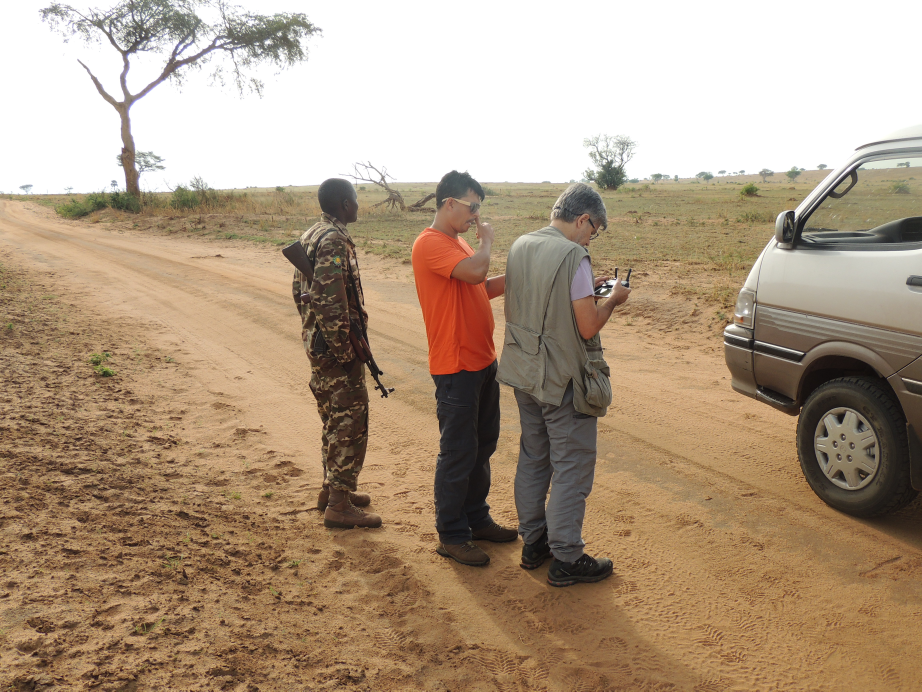
#> input picture Website fotos/What we do/Crew NP 5.JPG, 4608 x 3456 px, found by its file name (shown at 1/5 size); its folder holds only this picture in this run
$ python optimize_images.py
#> lines starting #> are read from the running program, lines starting #| are printed output that depends on the picture
import os
import json
from PIL import Image

def get_categories(filename):
    name = filename.lower()
    cats = []

    # Match keywords to categorize images
    if any(k in name for k in ['rhino', 'lion', 'elephant', 'chimp', 'giraffe']):
        cats.append('Wildlife')
    if any(k in name for k in ['drone', 'img_20170317', 'img_20180314', 'img_20180321']):
        cats.append('Drone')
    if any(k in name for k in ['landscape', 'hoima', 'dsc_6663', 'img_2016']):
        cats.append('Landscapes')
    if any(k in name for k in ['img_0074', 'img_0361', 'street']):
        cats.append('Cities')
    if any(k in name for k in ['dscn7228', 'dscn7588', 'dscn7735']):
        cats.append('Culture')
    if 'caviar' in name:
        cats.append('Commercial')
    if 'globo' in name:
        cats.append('TV Production')
    if any(k in name for k in ['catering', 'crew', 'briefing', 'security', 'driver', 'casting']):
        cats.append('Behind the Scenes')
        cats.append('TV Production')
    if any(k in name for k in ['catering', 'security', 'driver', 'casting']):
        cats.append('Services')
    if any(k in name for k in ['20180619', 'dscn7735', 'rhino', 'street']):
        cats.append('Documentary')

    # Fallbacks
    if not cats:
        if 'crew' in name:
            cats.append('Behind the Scenes')
        else:
            cats.append('Landscapes')
    return cats

def get_alt_text(filename):
    name = filename.lower()
    if 'catering' in name:
        return "Catering services on-location for film crews in Uganda"
    if 'driver' in name:
        return "Professional driver and 4x4 transport vehicle for filming in Uganda"
    if 'casting' in name:
        return "Casting local actors and talent for production in Uganda"
    if 'security' in name:
        return "Armed and local security services for film shoots in Uganda"
    if 'briefing' in name:
        return "Film crew briefing session before shooting a scene"
    if 'rhino' in name:
        return "Filming rhinos in Uganda's wildlife sanctuaries"
    if 'hoima' in name:
        return "Lush landscapes and rolling hills in Hoima, Uganda"
    if 'caviar' in name:
        return "Production crew shoot on set with Caviar London"
    if 'globo' in name:
        return "Brazilian TV Globo crew filming on location in Uganda"
    if 'street' in name:
        return "Behind the scenes of TV production crew filming on Kampala streets"
    if '6663' in name:
        return "Stunning landscape sunset over the hills of Uganda"
    if 'chimp' in name:
        return "Chimpanzee in Kibale Forest national park, Uganda"
    if 'giraffe' in name:
        return "Giraffes in the savanna wild plains of Uganda"
    if 'lion' in name:
        return "Lions in Queen Elizabeth National Park safari, Uganda"
    if 'elephant' in name:
        return "Wild elephants walking across the safari savannah in Uganda"
    if '0074' in name:
        return "Traffic and street life in Kampala city, Uganda"
    if '0361' in name:
        return "Bustling local market scene in Kampala city"
    if '7228' in name or '7588' in name or '7735' in name:
        return "Local Ugandan community welcoming film crew with cultural dances"
    if 'crew' in name:
        return "Professional Ugandan production crew working on set"
    return "Uganda film production location and support photos"

def get_average_color(img):
    """Calculate dominant average color as a placeholder for layout shifts"""
    small_img = img.resize((1, 1))
    color = small_img.getpixel((0, 0))
    if len(color) >= 3:
        return f"rgb({color[0]}, {color[1]}, {color[2]})"
    return "rgb(30, 30, 30)"

def process_images():
    base_dir = r"c:\Users\shackle\Documents\New folder (5)\Website fotos"
    src_dir = os.path.join(base_dir, "What we do")
    opt_dir = os.path.join(base_dir, "optimized")

    # Create target directories
    sizes = {
        'small': 480,
        'medium': 960,
        'large': 1920
    }

    for size_name in sizes:
        os.makedirs(os.path.join(opt_dir, size_name), exist_ok=True)

    manifest = []

    files = [f for f in os.listdir(src_dir) if f.lower().endswith(('.jpg', '.jpeg', '.png'))]
    print(f"Starting optimization of {len(files)} files...")

    for idx, filename in enumerate(sorted(files)):
        src_path = os.path.join(src_dir, filename)

        try:
            with Image.open(src_path) as img:
                # Convert RGBA/P to RGB if needed for JPEGs
#> img is the input picture: PIL image 4608x3456 RGB; mean R, G, B 174.1, 153.2, 130.7
                if img.mode in ('RGBA', 'LA', 'P'):
                    bg = Image.new('RGB', img.size, (255, 255, 255))
                    bg.paste(img, mask=img.split()[-1] if img.mode == 'RGBA' else None)
                    working_img = bg
                else:
                    working_img = img.convert('RGB')

                orig_w, orig_h = working_img.size
#> orig_w = 4608; orig_h = 3456
                aspect_ratio = round(orig_w / orig_h, 3)
#> aspect_ratio = 1.33
                avg_color = get_average_color(working_img)
#> in get_average_color, `color = small_img.getpixel((0, 0))`: color = (171, 149, 126)
#> avg_color = 'rgb(171, 149, 126)'

                entry = {
                    'filename': filename,
                    'aspectRatio': aspect_ratio,
                    'avgColor': avg_color,
                    'categories': get_categories(filename),
                    'alt': get_alt_text(filename),
                    'width': orig_w,
                    'height': orig_h,
                    'paths': {}
                }

                # Save optimized versions
                for size_name, max_w in sizes.items():
                    dest_filename = os.path.splitext(filename)[0] + ".jpg"
                    dest_path = os.path.join(opt_dir, size_name, dest_filename)

                    if orig_w > max_w:
                        w_percent = (max_w / float(orig_w))
                        h_size = int((float(orig_h) * float(w_percent)))
                        resized_img = working_img.resize((max_w, h_size), Image.Resampling.LANCZOS)
                    else:
                        resized_img = working_img

                    # Compress and save as progressive JPEG
                    quality = 80 if size_name == 'small' else (82 if size_name == 'medium' else 85)
                    resized_img.save(dest_path, 'JPEG', quality=quality, optimize=True, progressive=True)

                    # Store web path
                    entry['paths'][size_name] = f"./Website fotos/optimized/{size_name}/{dest_filename}"
#> this loop made 3 passes
#> pass 1, in process_images, `resized_img = working_img.resize((max_w, h_size), Image.Resampling.LAN..`:
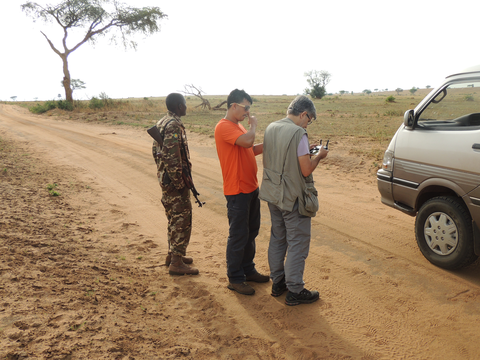
#> resized_img: PIL image 480x360 RGB; mean R, G, B 174.1, 153.1, 130.7
#> after the loop, entry = 8 items

                manifest.append(entry)
                print(f"[{idx+1}/{len(files)}] Optimized {filename} successfully.")
#| [1/1] Optimized Crew NP 5.JPG successfully.
        except Exception as e:
            print(f"Error optimizing {filename}: {e}")

    # Save manifest.json
    manifest_path = os.path.join(opt_dir, "manifest.json")
    with open(manifest_path, 'w', encoding='utf-8') as f:
        json.dump(manifest, f, indent=2, ensure_ascii=False)

    print(f"Manifest written successfully to: {manifest_path}")
#| Manifest written successfully to: c:\Users\shackle\Documents\New folder (5)\Website fotos/optimized/manifest.json

if __name__ == "__main__":
    process_images()

$ run again, on Website fotos/What we do/Crew TV Globo 2.JPG
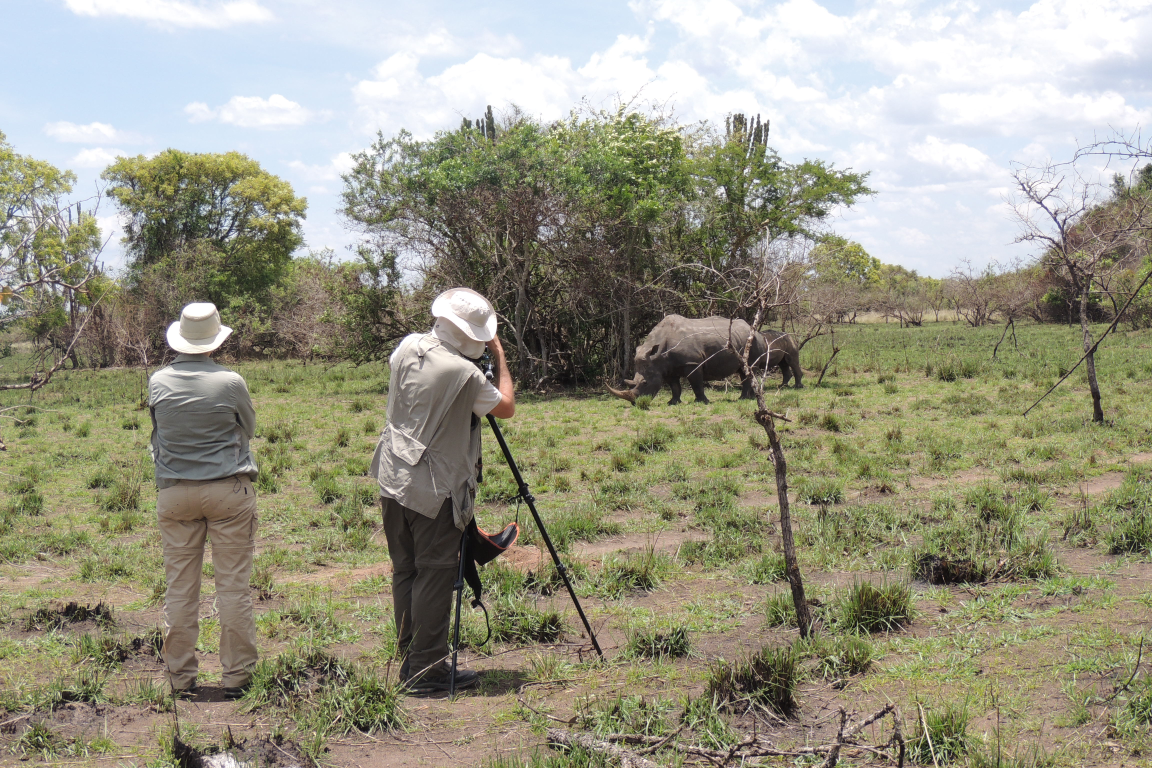
#> input picture Website fotos/What we do/Crew TV Globo 2.JPG, 4608 x 3072 px, found by its file name (shown at 1/4 size)
#> in process_images, img is the input picture: PIL image 4608x3072 RGB; mean R, G, B 153.3, 151.5, 132.9
#> color = (148, 146, 126)
#> avg_color = 'rgb(148, 146, 126)'
#> the loop in process_images, `for size_name, max_w in sizes.items():` made 3 passes
#> pass 1, in process_images, `resized_img = working_img.resize((max_w, h_size), Image.Resampling.LAN..`:
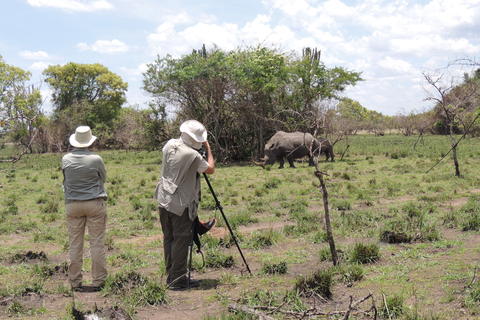
#> resized_img: PIL image 480x320 RGB; mean R, G, B 153.2, 151.5, 132.9
#> after the loop in process_images, `for size_name, max_w in sizes.items():`: entry = 8 items
#| [1/1] Optimized Crew TV Globo 2.JPG successfully.
#| Manifest written successfully to: c:\Users\shackle\Documents\New folder (5)\Website fotos/optimized/manifest.json

$ run again, on Website fotos/What we do/Crew TV Globo.JPG
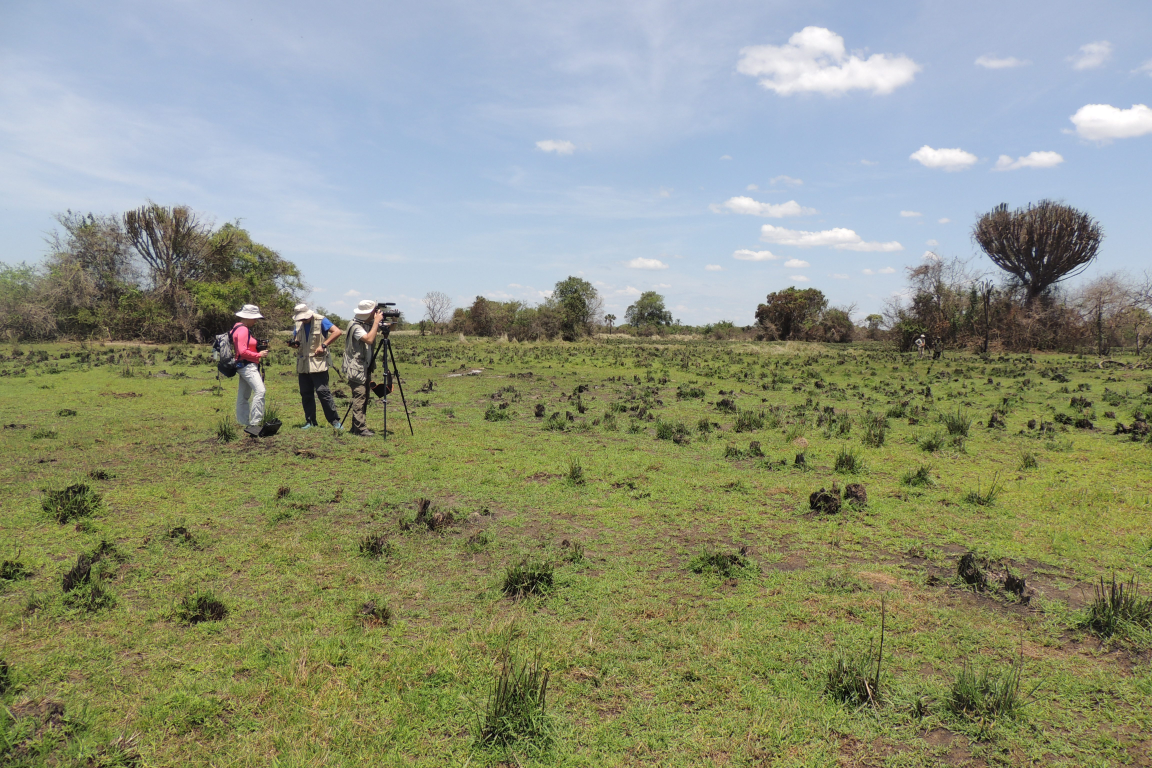
#> input picture Website fotos/What we do/Crew TV Globo.JPG, 4608 x 3072 px, found by its file name (shown at 1/4 size)
#> in process_images, img is the input picture: PIL image 4608x3072 RGB; mean R, G, B 142.4, 148, 125.8
#> color = (142, 147, 124)
#> avg_color = 'rgb(142, 147, 124)'
#> the loop in process_images, `for size_name, max_w in sizes.items():` made 3 passes
#> pass 1, in process_images, `resized_img = working_img.resize((max_w, h_size), Image.Resampling.LAN..`:
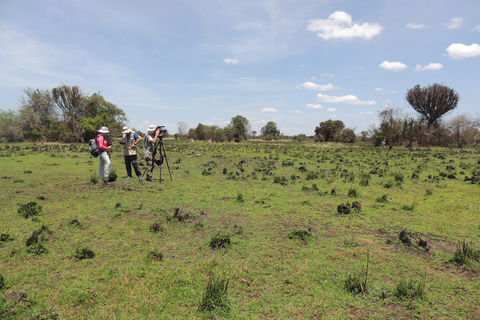
#> resized_img: PIL image 480x320 RGB; mean R, G, B 142.4, 148, 125.8
#> after the loop in process_images, `for size_name, max_w in sizes.items():`: entry = 8 items
#| [1/1] Optimized Crew TV Globo.JPG successfully.
#| Manifest written successfully to: c:\Users\shackle\Documents\New folder (5)\Website fotos/optimized/manifest.json

$ run again, on Website fotos/What we do/Crew NP.JPG
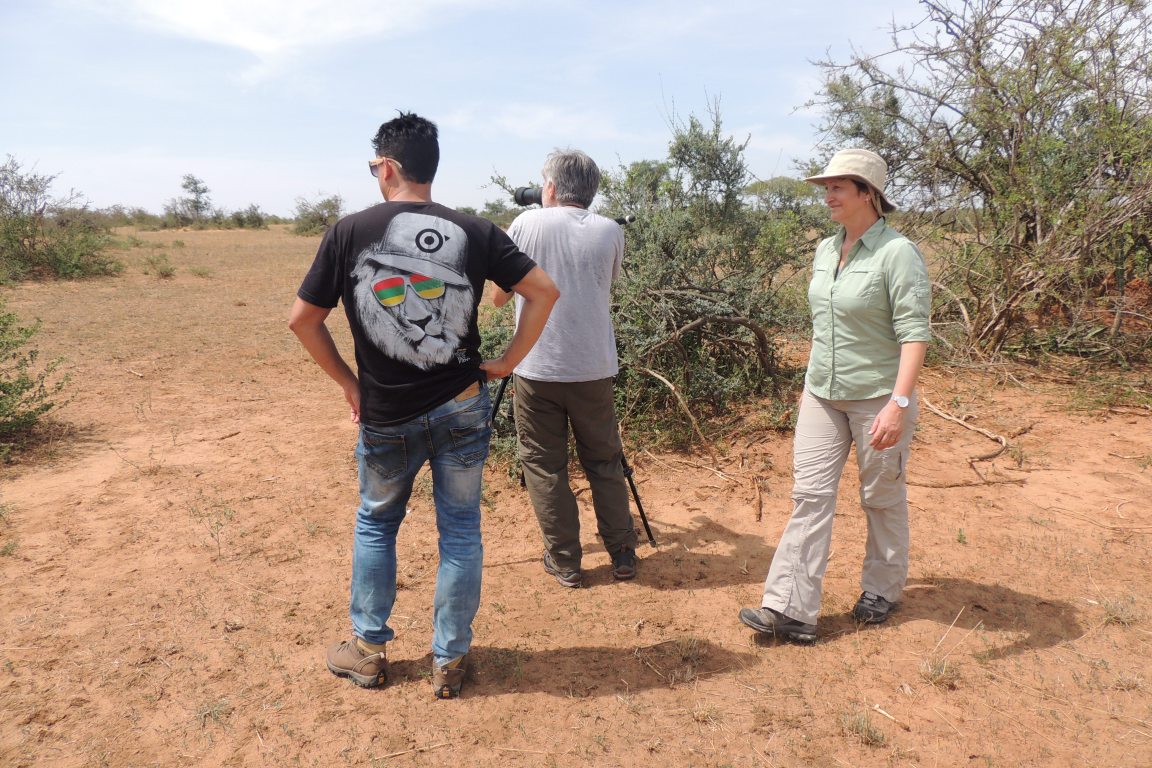
#> input picture Website fotos/What we do/Crew NP.JPG, 4608 x 3072 px, found by its file name (shown at 1/4 size)
#> in process_images, img is the input picture: PIL image 4608x3072 RGB; mean R, G, B 176.2, 152.5, 135.5
#> color = (171, 147, 131)
#> avg_color = 'rgb(171, 147, 131)'
#> the loop in process_images, `for size_name, max_w in sizes.items():` made 3 passes
#> pass 1, in process_images, `resized_img = working_img.resize((max_w, h_size), Image.Resampling.LAN..`:
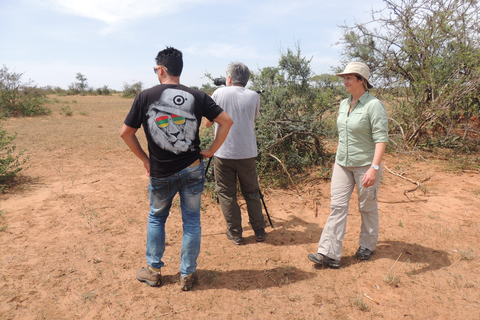
#> resized_img: PIL image 480x320 RGB; mean R, G, B 176.2, 152.5, 135.5
#> after the loop in process_images, `for size_name, max_w in sizes.items():`: entry = 8 items
#| [1/1] Optimized Crew NP.JPG successfully.
#| Manifest written successfully to: c:\Users\shackle\Documents\New folder (5)\Website fotos/optimized/manifest.json
